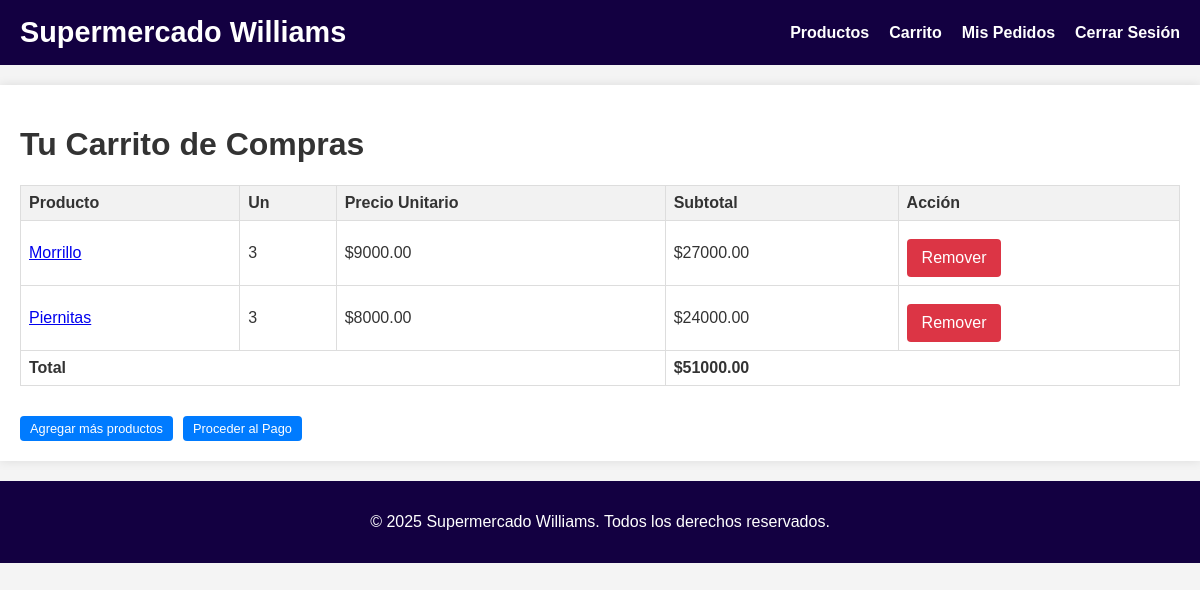
Page /cart (signed in) on the earlier database version.
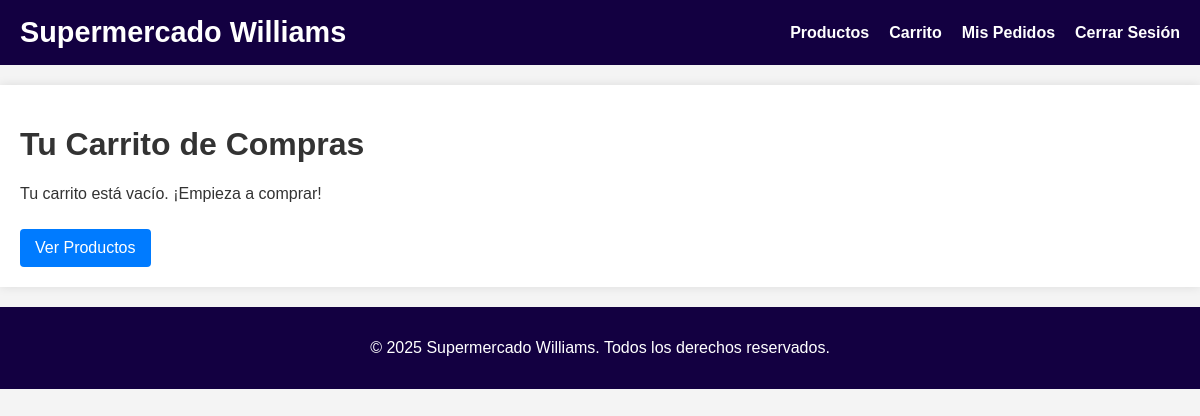
Same page on the later database version.
### models.py (models this page shows, shortened)
class CartItem(db.Model):
    id = db.Column(db.Integer, primary_key=True)
    user_id = db.Column(db.Integer, db.ForeignKey('user.id'), nullable=False)
    product_id = db.Column(db.Integer, db.ForeignKey('product.id'), nullable=False)
    quantity = db.Column(db.Integer, nullable=False, default=1)
    timestamp = db.Column(db.DateTime, index=True, default=datetime.utcnow)
    user = db.relationship('User', backref='cart_items')
    product = db.relationship('Product', backref='cart_items')

class Product(db.Model):
    id = db.Column(db.Integer, primary_key=True)
    secction = db.Column(db.String(64), nullable=False, default="Res")
    name = db.Column(db.String(128), nullable=False)
    description = db.Column(db.Text)
    price = db.Column(db.Float, nullable=False)
    stock = db.Column(db.Integer, nullable=False, default=0)
    image_url = db.Column(db.String(256))

### routes.py (the view)
@app.route('/cart')
@login_required
def cart():
    cart_items = current_user.cart_items  # <-- CORRECTO, sin paréntesis
    total_price = sum(item.product.price * item.quantity for item in cart_items)
    return render_template('cart.html', title='Shopping Cart', cart_items=cart_items, total_price=total_price)

### models.py (called while the page is built)
    @property
    def is_authenticated(self):
        return True

### routes.py (called while the page is built)
@login_manager.user_loader
def load_user(user_id):
    return User.query.get(int(user_id))

### templates/cart.html
{% extends "base.html" %}
{% block content %}
    <h1>Tu Carrito de Compras</h1>
    {% if cart_items %}
        <table class="cart-table">
            <thead>
                <tr>
                    <th>Producto</th>
                    <th>Un</th>
                    <th>Precio Unitario</th>
                    <th>Subtotal</th>
                    <th>Acción</th>
                </tr>
            </thead>
            <tbody>
                {% for item in cart_items %}
                    <tr>
                        <td><a href="{{ url_for('product_detail', product_id=item.product.id) }}">{{ item.product.name }}</a></td>
                        <td>{{ item.quantity }}</td>
                        <td>${{ "%.2f"|format(item.product.price) }}</td>
                        <td>${{ "%.2f"|format(item.product.price * item.quantity) }}</td>
                        <td><a href="{{ url_for('remove_from_cart', item_id=item.id) }}" class="button danger">Remover</a></td>
                    </tr>
                {% endfor %}
            </tbody>
            <tfoot>
                <tr>
                    <td colspan="3"><strong>Total</strong></td>
                    <td colspan="2"><strong>${{ "%.2f"|format(total_price) }}</strong></td>
                </tr>
            </tfoot>
        </table>
        <div class="cart-actions" style="display: flex; gap: 10px;">
            <a href="{{ url_for('products') }}" class="button small">Agregar más productos</a>
            <a href="{{ url_for('checkout') }}" class="button primary small">Proceder al Pago</a>
        </div>
    {% else %}
        <p>Tu carrito está vacío. ¡Empieza a comprar!</p>
        <a href="{{ url_for('products') }}" class="button">Ver Productos</a>
    {% endif %}
{% endblock %}

Differences in the rows shown:
removed CartItem: product.name "Morrillo", quantity "3"
no longer on this page (row unchanged): Product: product.price "9000.00", item.product.price*item.quantity "27000.00"
removed CartItem: product.name "Piernitas", quantity "3"
no longer on this page (row unchanged): Product: product.price "8000.00", item.product.price*item.quantity "24000.00"
Other differences:
{{ "%.2f"|format(total_price) }}: "51000.00" → (not shown)
text no longer shown: "Producto Un Precio Unitario Subtotal Acción Total $ Agregar más productos Proceder al Pago"
text now shown: "Tu carrito está vacío. ¡Empieza a comprar! Ver Productos"
